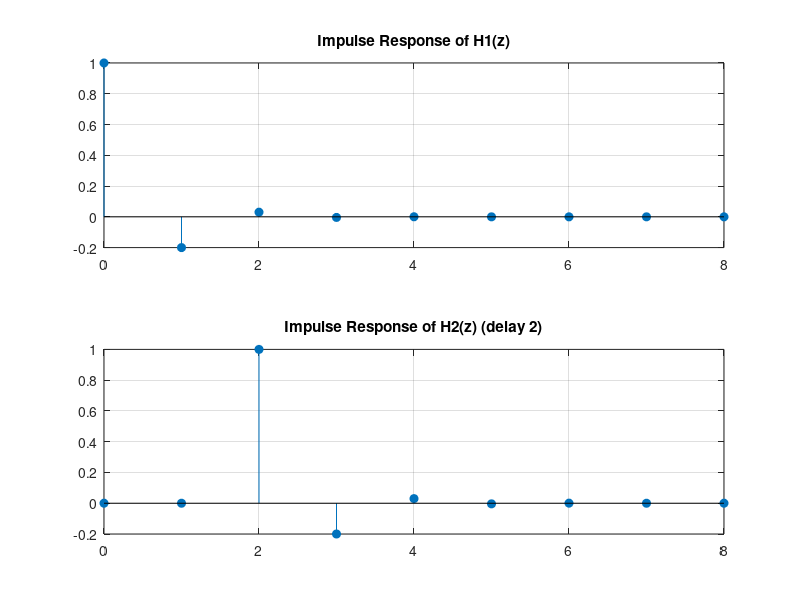

The MATLAB source for this figure:
clc; clear; close all;
%% Problem 4a

% H1(z)
num1 = [1 0 0];          % z^2
den  = [1 0.2 0.01];     % z^2 + 0.2z + 0.01

% H2(z) = z^{-2} * H1(z)
% => delay 2 sample → thêm 2 số 0 vào đầu numerator
num2 = [0 0 1 0 0];      

% Tính impulse response
[h1, n1] = impz(num1, den, 9); % n = 0→8
[h2, n2] = impz(num2, den, 9);

% Plot
subplot(2,1,1);
stem(n1, h1, 'filled');
title('Impulse Response of H1(z)');
grid on;

subplot(2,1,2);
stem(n2, h2, 'filled');
title('Impulse Response of H2(z) (delay 2)');
grid on;
